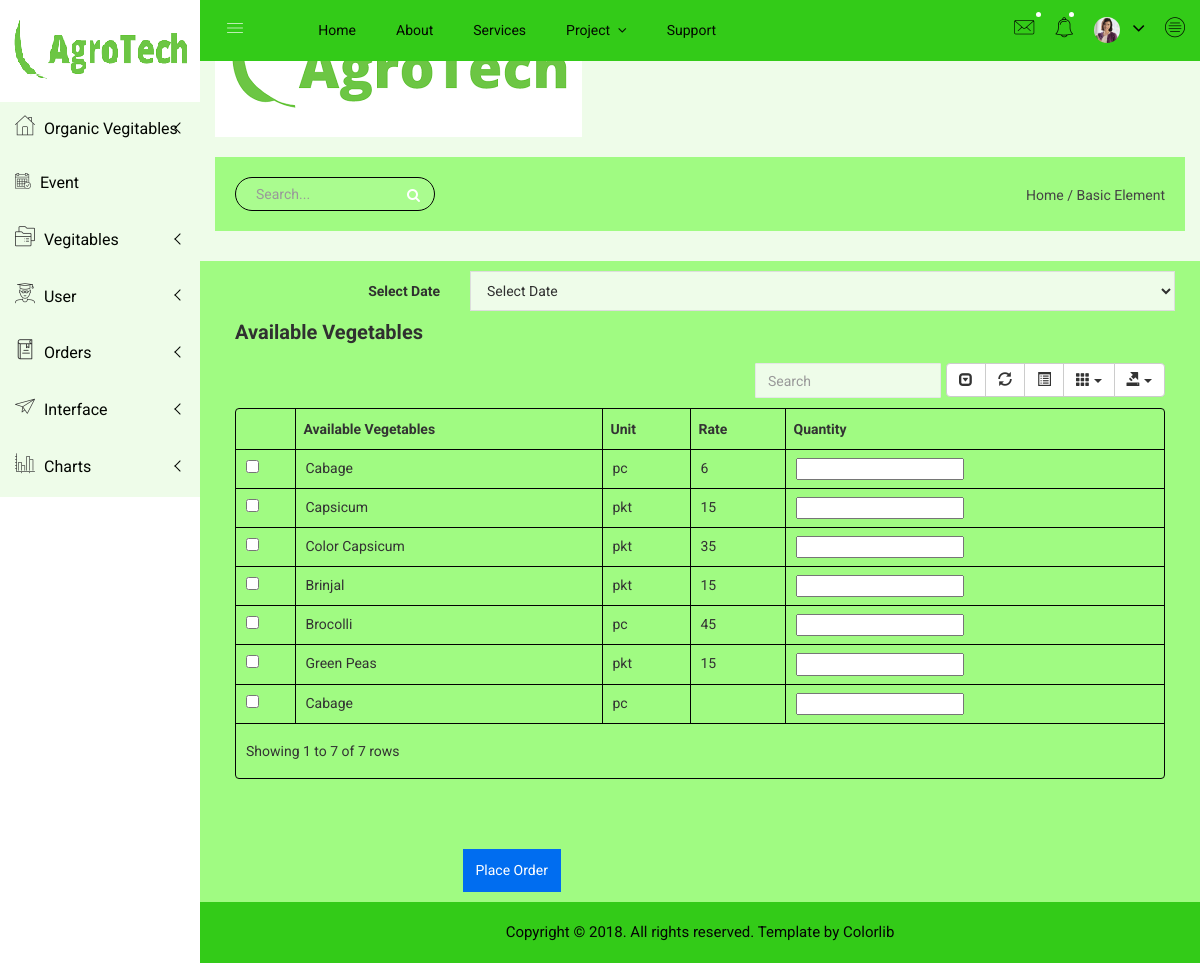
Page /index.php/orders/supplierorder on the committed database.
### tables this page shows
CREATE TABLE IF NOT EXISTS `vegitables_mst` (
  `veg_id` int(11) NOT NULL AUTO_INCREMENT,
  `veg_name` varchar(255) NOT NULL,
  `veg_type_id` int(11) NOT NULL,
  `veg_unit_id` int(11) NOT NULL,
  `veg_photo` varchar(255) NOT NULL,
  `veg_rate` varchar(255) NOT NULL,
  PRIMARY KEY (`veg_id`)
);

CREATE TABLE IF NOT EXISTS `vegies_unit_mst` (
  `vunit_id` int(11) NOT NULL AUTO_INCREMENT,
  `vunit_unit` varchar(255) NOT NULL,
  `vunit_qty` varchar(255) NOT NULL,
  PRIMARY KEY (`vunit_id`)
);

CREATE TABLE IF NOT EXISTS `supplier_rate_mst` (
  `sup_id` int(11) NOT NULL AUTO_INCREMENT,
  `sup_veg_id` int(11) NOT NULL,
  `veg_unit` int(11) NOT NULL,
  `sup_rate_per_unit` varchar(255) NOT NULL,
  PRIMARY KEY (`sup_id`)
);

### application/views/includes/main_layout.php (called while the page is built, shortened)
<?php
$this->load->view('includes/header');
$this->load->view('includes/left_menu');
$this->load->view('includes/mobile_menu_area');
$this->load->view($inner_view);
?>

### application/controllers/Orders.php (called while the page is built, shortened)
<?php
class Orders extends CI_Controller {
	function __construct(){
		$this->load->Model('Order_Model');
		$this->load->Model('User_Model');
		$this->load->Model('Veg_Model');
		}
	function supplierorder()
	{
		$date_rs=$this->Veg_Model->getAvailableDates();
	    $data['dateresult']=$date_rs;
	    $vegies=$this->Order_Model->getallvegiesof_supplier();
		$data['vegee']=$vegies;
	  	$data['inner_view']='supllier_order_form';
		$this->load->view('includes/main_layout',$data);
	}
}
?>

### index.php (called while the page is built, shortened)
<?php
require_once BASEPATH.'core/CodeIgniter.php';

### application/models/Order_Model.php (called while the page is built, shortened)
<?php
 class Order_Model extends CI_Model {
	function getallvegiesof_supplier()
	{
		$query="SELECT v.veg_id,v.veg_name,vu.vunit_unit,s.sup_rate_per_unit
from  vegitables_mst as v
join  supplier_rate_mst as s on s.sup_veg_id = v.veg_id
join  vegies_unit_mst as vu on vu.vunit_id = v.veg_unit_id";
        $result=$this->db->query($query);
		return $result->result_array();
	}
}
?>

### application/views/supllier_order_form.php (the view, shortened to what this page needs)
<form action="<?php echo base_url().'Orders/add_suplier_action';?>" method="post" name="frm" id="frm">
<div class="row">
                <div class="col-lg-12 col-md-12 col-sm-12 col-xs-12">
                        <div class="sparkline12-list">
<div class="basic-login-form-ad">
                                    <div class="row">
                                        <div class="col-lg-12 col-md-12 col-sm-12 col-xs-12">
<div class="form-group-inner">
<div class="col-lg-3 col-md-3 col-sm-3 col-xs-12">
    <label class="login2 pull-right pull-right-pro">Select Date</label>
    </div>
<div class="col-lg-9 col-md-9 col-sm-9 col-xs-12">
  <div class="form-select-list">
    <select class="form-control custom-select-value" name="selected_date" id="selected_date">
																			<option>Select Date</option>
																		</select>
                                                    </div>
                                                     </div>
                                                     </div>
<div id="available_vegiess">
	<div class="data-table-area mg-b-15">
            <div class="container-fluid">
                <div class="row">
                    <div class="col-lg-12 col-md-12 col-sm-12 col-xs-12">
                        <div class="sparkline13-list">
                            <div class="sparkline13-hd">
                                <div class="main-sparkline13-hd">
                                    <h1>Available Vegetables</h1>
                                </div>
                            </div>
                            <div class="sparkline13-graph">
                                <div class="datatable-dashv1-list custom-datatable-overright">
                                    <table id="veg_table" data-toggle="table" data-pagination="true" data-search="true" data-show-columns="true" data-show-pagination-switch="true" data-show-refresh="true" data-key-events="true" data-show-toggle="true" data-resizable="true" data-cookie="true"
                                        data-cookie-id-table="saveId" data-show-export="true" data-click-to-select="true" data-toolbar="#toolbar">
                                        <thead>
                                            <tr>
                                                <th >Available Vegetables</th>
                                                <th >Unit</th>
                                                <th >Rate</th>
                                                <th >Quantity</th>
                                            </tr>
                                        </thead>
                                        <tbody>
                                        <?php for($i=0;$i<count($vegee);$i++) {?>
                                        <tr id="veg_<?php echo $vegee[$i]['veg_id'];?>">
                                            <td><input type="checkbox" name="veges[<?php echo $vegee[$i]['veg_id'];?>]"></td>
                                                <td><?php echo $vegee[$i]['veg_name'];?></td>
                                                <td><?php echo $vegee[$i]['vunit_unit'];?></td>
                                                <td><?php echo $vegee[$i]['sup_rate_per_unit'];?></td>
                                            <td><input type="text" name="veg_qty_<?php echo $vegee[$i]['veg_id'];?>" id="veg_qty_<?php echo $vegee[$i]['veg_id'];?>"></td>
                                            </tr>
                                           <?php }?>
                                        </tbody>
                                    </table>
                                </div>
                            </div>
                        </div>
                    </div>
                </div>
            </div>
        </div>
</div>
 <div class="form-group-inner">
                                                            <div class="col-lg-3 col-md-12 col-sm-12 col-xs-12">
                                                            </div>
                                                        </div>
                                                      </div>
                                                    </div>
 <div class="form-group-inner" >
                                                        <div class="login-btn-inner">
                                                            <div class="row">
                                                                <div class="col-lg-3"></div>
                                                                <div class="col-lg-9">
                                                                    <div class="login-horizental cancel-wp pull-left form-bc-ele" >
                                                                        <button class="btn btn-sm btn-primary login-submit-cs" type="submit" > Place Order</button>
                                                                </div>
                                                                </div>
                                                            </div>
                                                        </div>
                                                    </div>
                                                        </div>
                                                    </div>
</div>
</div>
</form>

### assets/css/main.css (style rules this page uses)
html { color: #222; font-size: 1em; line-height: 1.4; }

### rows in the picture
vegitables_mst: veg_name "Cabage", vegies_unit_mst.vunit_unit "pc", supplier_rate_mst.sup_rate_per_unit "6"
vegitables_mst: veg_name "Capsicum", vegies_unit_mst.vunit_unit "pkt", supplier_rate_mst.sup_rate_per_unit "15"
vegitables_mst: veg_name "Color Capsicum", vegies_unit_mst.vunit_unit "pkt", supplier_rate_mst.sup_rate_per_unit "35"
vegitables_mst: veg_name "Brinjal", vegies_unit_mst.vunit_unit "pkt", supplier_rate_mst.sup_rate_per_unit "15"
vegitables_mst: veg_name "Brocolli", vegies_unit_mst.vunit_unit "pc", supplier_rate_mst.sup_rate_per_unit "45"
vegitables_mst: veg_name "Green Peas", vegies_unit_mst.vunit_unit "pkt", supplier_rate_mst.sup_rate_per_unit "15"
